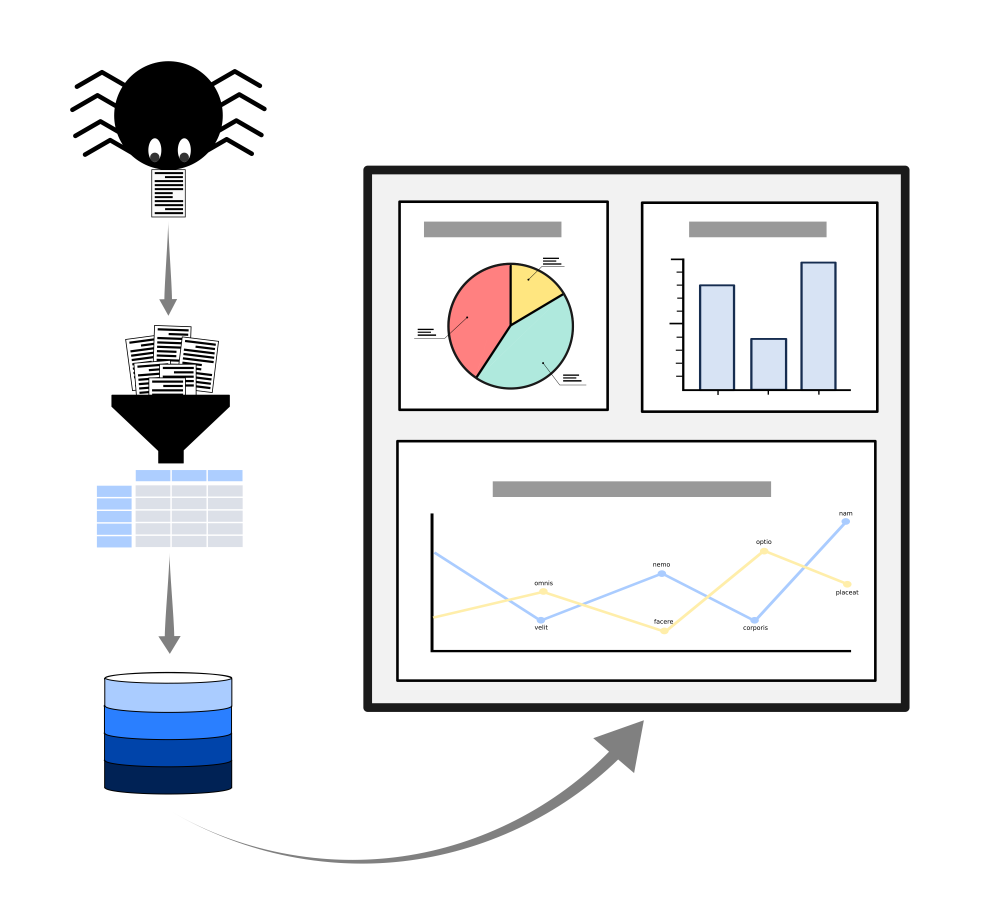
#> input picture 專題3-保險網頁爬蟲/presentation/02_data_flow.png, 2951 x 2767 px, given in place of test.jpg, which was not available (shown at 1/3 size)
$ python practice.py
#> lines starting #> are read from the running program, lines starting #| are printed output that depends on the picture; pictures that were not available may be replaced by others from this repository, and a replacement may not be noted
import numpy as np
import matplotlib.pyplot as plt
import cv2
def aidemy_imshow(name, img):
    b, g, r = cv2.split(img)   #將各種通道的資料拆解出來
    img = cv2.merge([r, g, b]) #依 RGB 的順序再次合併
    plt.title(name)            # 以 matplotlib 繪圖
    plt.imshow(img)
    plt.show()
imgopenCVlogo = cv2.imread("test.jpg")
#> imgopenCVlogo is the input picture: shape (2767, 2951, 3); mean B, G, R 236.1, 234.8, 234
#使用matplotlib展示圖片
plt.subplot(111)
plt.imshow(imgopenCVlogo)
plt.title("Original")

b, g, r = cv2.split(imgopenCVlogo)
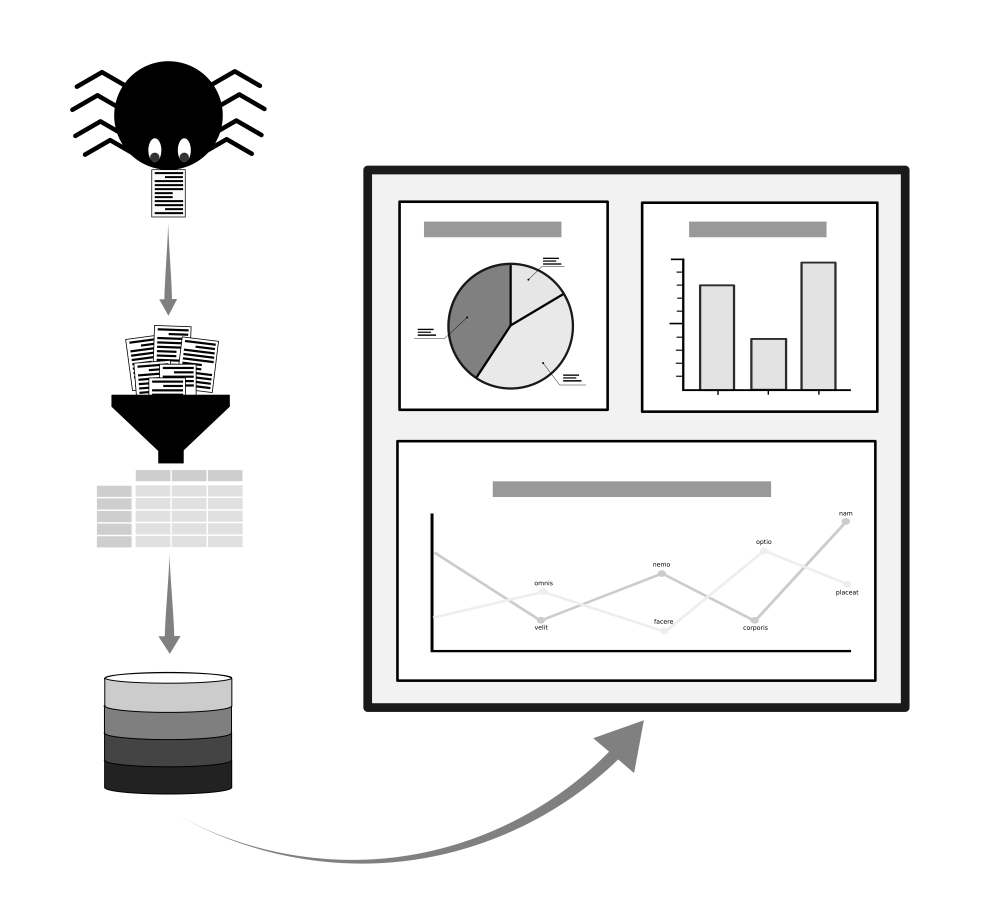
#> g: shape (2767, 2951) (shown at 1/3 size); min 0, max 255, mean 234.8
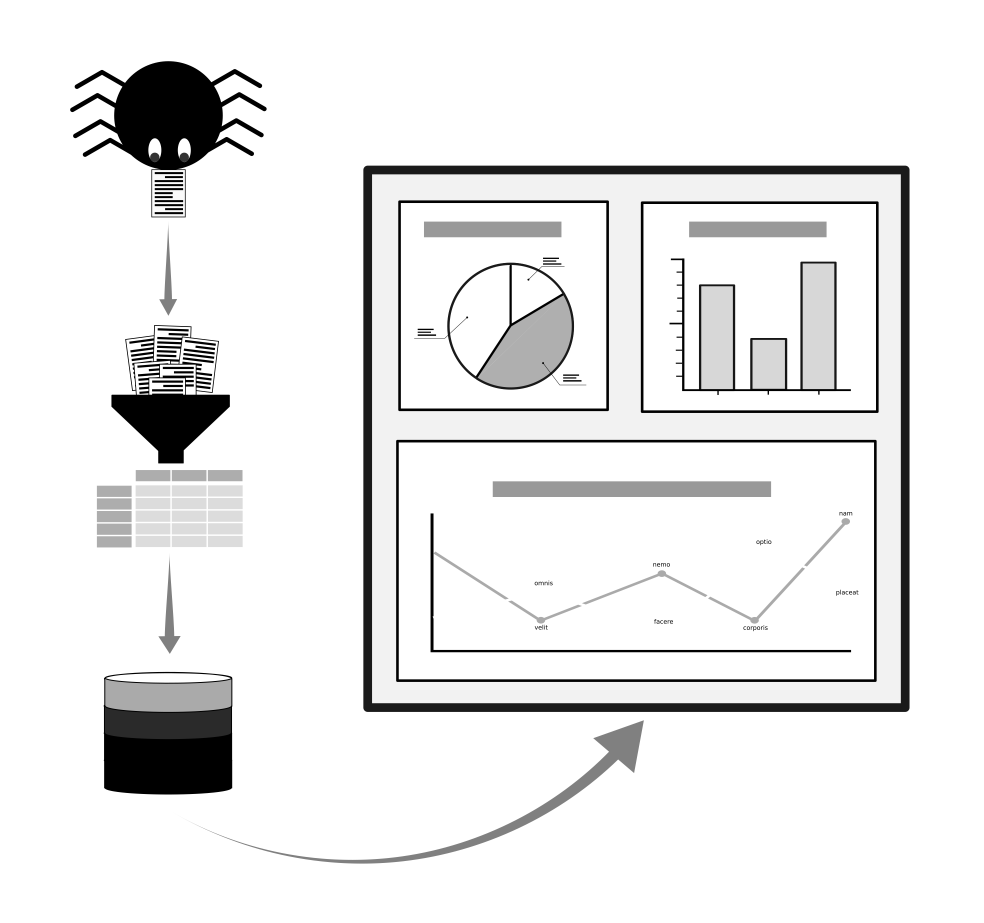
#> r: shape (2767, 2951) (shown at 1/3 size); min 0, max 255, mean 234

b

img_1 = cv2.merge([r,g,b])
img_2 = cv2.merge([g,r,b])
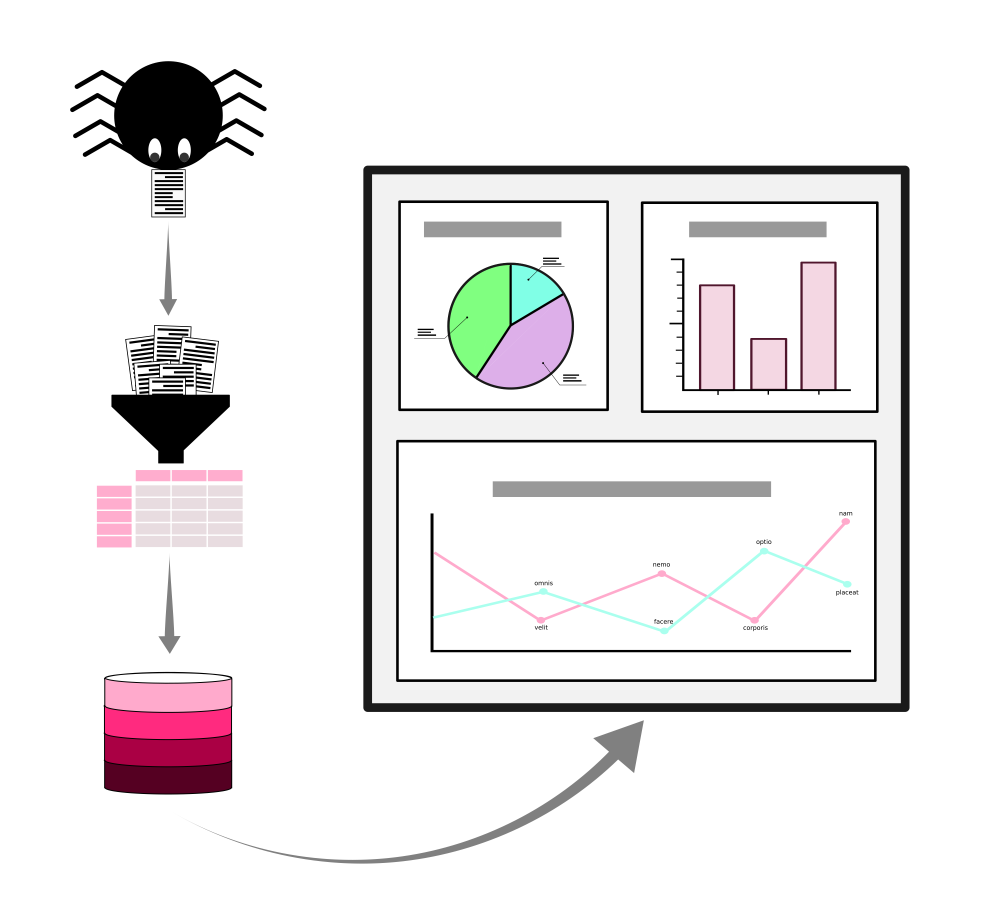
#> img_2: shape (2767, 2951, 3) (shown at 1/3 size); mean of channels 0, 1, 2 234.8, 234, 236.1; drawn as B, G, R
img_3 = cv2.merge([r,b,g])
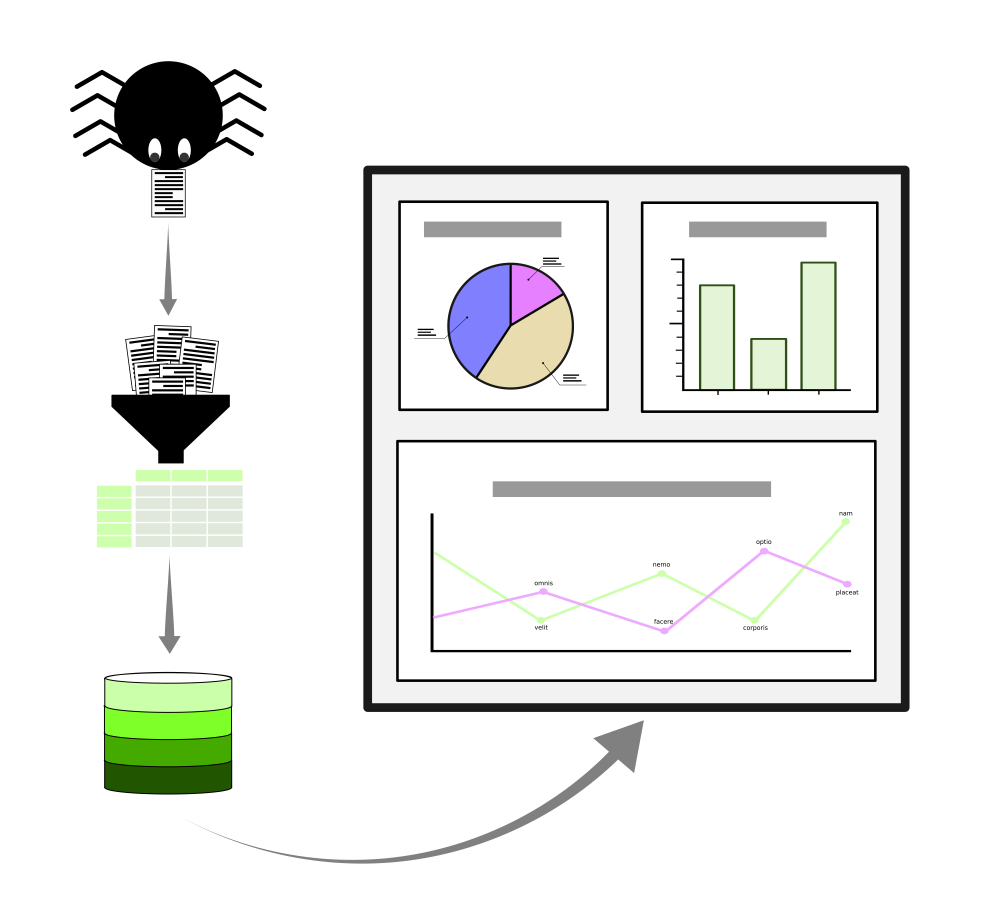
#> img_3: shape (2767, 2951, 3) (shown at 1/3 size); mean of channels 0, 1, 2 234, 236.1, 234.8; drawn as B, G, R

# 在拆分通道時，除了使用OpenCV的split（）方法，還可以用Numpy的索引：
b2 = imgopenCVlogo[:,:,0]   #得到藍色通道 0
g2 = imgopenCVlogo[:,:,1]   #得到綠色通道 1
r2 = imgopenCVlogo[:,:,2]   #得到紅色通道 2

plt.subplot(141);plt.imshow(imgopenCVlogo);plt.title("Original in Matpoltlib")
plt.subplot(142);plt.imshow(img_1);plt.title("Display_RGB")
plt.subplot(143);plt.imshow(img_2);plt.title("Display_GRB")
plt.subplot(144);plt.imshow(img_3);plt.title("Display_RBG")
plt.show()
#> figure, not shown here; B, G, R data is drawn as R, G, B

#--------------------------------------------------------------


img = cv2.imread('test.jpg')
img.shape
# (3648, 2736, 3)
#> (the run stopped early here; a loop or call above may not have finished)
